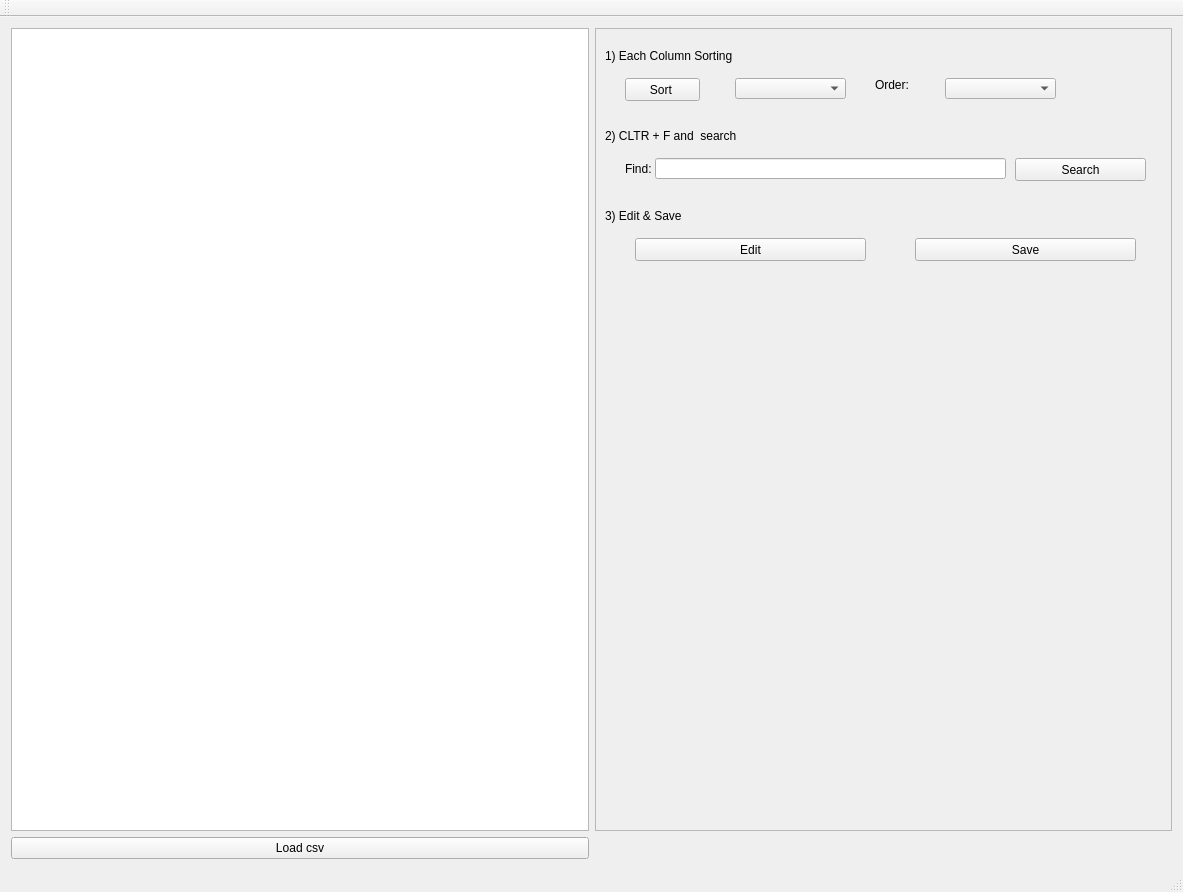
<?xml version="1.0" encoding="UTF-8"?>
<ui version="4.0">
 <class>MainWindow</class>
 <widget class="QMainWindow" name="MainWindow">
  <property name="geometry">
   <rect>
    <x>0</x>
    <y>0</y>
    <width>1183</width>
    <height>892</height>
   </rect>
  </property>
  <property name="windowTitle">
   <string>MainWindow</string>
  </property>
  <widget class="QWidget" name="centralWidget">
   <layout class="QGridLayout" name="gridLayout">
    <item row="5" column="0">
     <widget class="QPushButton" name="loadcsv">
      <property name="text">
       <string>Load csv</string>
      </property>
     </widget>
    </item>
    <item row="5" column="1">
     <spacer name="horizontalSpacer">
      <property name="orientation">
       <enum>Qt::Horizontal</enum>
      </property>
      <property name="sizeHint" stdset="0">
       <size>
        <width>40</width>
        <height>20</height>
       </size>
      </property>
     </spacer>
    </item>
    <item row="4" column="0">
     <widget class="QTableView" name="tableView"/>
    </item>
    <item row="4" column="1">
     <widget class="QFrame" name="frame">
      <property name="frameShape">
       <enum>QFrame::StyledPanel</enum>
      </property>
      <property name="frameShadow">
       <enum>QFrame::Raised</enum>
      </property>
      <widget class="QLineEdit" name="lineEdit">
       <property name="geometry">
        <rect>
         <x>60</x>
         <y>130</y>
         <width>351</width>
         <height>21</height>
        </rect>
       </property>
      </widget>
      <widget class="QPushButton" name="search">
       <property name="geometry">
        <rect>
         <x>420</x>
         <y>130</y>
         <width>131</width>
         <height>23</height>
        </rect>
       </property>
       <property name="text">
        <string>Search</string>
       </property>
      </widget>
      <widget class="QLabel" name="label">
       <property name="geometry">
        <rect>
         <x>30</x>
         <y>130</y>
         <width>31</width>
         <height>21</height>
        </rect>
       </property>
       <property name="text">
        <string>Find:</string>
       </property>
      </widget>
      <widget class="QPushButton" name="Save">
       <property name="geometry">
        <rect>
         <x>320</x>
         <y>210</y>
         <width>221</width>
         <height>23</height>
        </rect>
       </property>
       <property name="text">
        <string>Save</string>
       </property>
      </widget>
      <widget class="QPushButton" name="Edit">
       <property name="geometry">
        <rect>
         <x>40</x>
         <y>210</y>
         <width>231</width>
         <height>23</height>
        </rect>
       </property>
       <property name="text">
        <string>Edit</string>
       </property>
      </widget>
      <widget class="QComboBox" name="columnNum">
       <property name="geometry">
        <rect>
         <x>140</x>
         <y>50</y>
         <width>111</width>
         <height>21</height>
        </rect>
       </property>
      </widget>
      <widget class="QPushButton" name="sort">
       <property name="geometry">
        <rect>
         <x>30</x>
         <y>50</y>
         <width>75</width>
         <height>23</height>
        </rect>
       </property>
       <property name="text">
        <string>Sort </string>
       </property>
      </widget>
      <widget class="QComboBox" name="sortorder">
       <property name="geometry">
        <rect>
         <x>350</x>
         <y>50</y>
         <width>111</width>
         <height>21</height>
        </rect>
       </property>
       <item>
        <property name="text">
         <string/>
        </property>
       </item>
       <item>
        <property name="text">
         <string>Ascending Order</string>
        </property>
       </item>
       <item>
        <property name="text">
         <string>Descending Order</string>
        </property>
       </item>
      </widget>
      <widget class="QLabel" name="label_2">
       <property name="geometry">
        <rect>
         <x>280</x>
         <y>50</y>
         <width>47</width>
         <height>13</height>
        </rect>
       </property>
       <property name="text">
        <string>Order:</string>
       </property>
      </widget>
      <widget class="QLabel" name="label_3">
       <property name="geometry">
        <rect>
         <x>10</x>
         <y>20</y>
         <width>171</width>
         <height>16</height>
        </rect>
       </property>
       <property name="text">
        <string>1) Each Column Sorting</string>
       </property>
      </widget>
      <widget class="QLabel" name="label_4">
       <property name="geometry">
        <rect>
         <x>10</x>
         <y>100</y>
         <width>171</width>
         <height>16</height>
        </rect>
       </property>
       <property name="text">
        <string>2) CLTR + F and  search</string>
       </property>
      </widget>
      <widget class="QLabel" name="label_5">
       <property name="geometry">
        <rect>
         <x>10</x>
         <y>180</y>
         <width>171</width>
         <height>16</height>
        </rect>
       </property>
       <property name="text">
        <string>3) Edit &amp; Save</string>
       </property>
      </widget>
     </widget>
    </item>
   </layout>
  </widget>
  <widget class="QMenuBar" name="menuBar">
   <property name="geometry">
    <rect>
     <x>0</x>
     <y>0</y>
     <width>1183</width>
     <height>21</height>
    </rect>
   </property>
  </widget>
  <widget class="QToolBar" name="mainToolBar">
   <attribute name="toolBarArea">
    <enum>TopToolBarArea</enum>
   </attribute>
   <attribute name="toolBarBreak">
    <bool>false</bool>
   </attribute>
  </widget>
  <widget class="QStatusBar" name="statusBar"/>
 </widget>
 <layoutdefault spacing="6" margin="11"/>
 <resources/>
 <connections/>
</ui>
